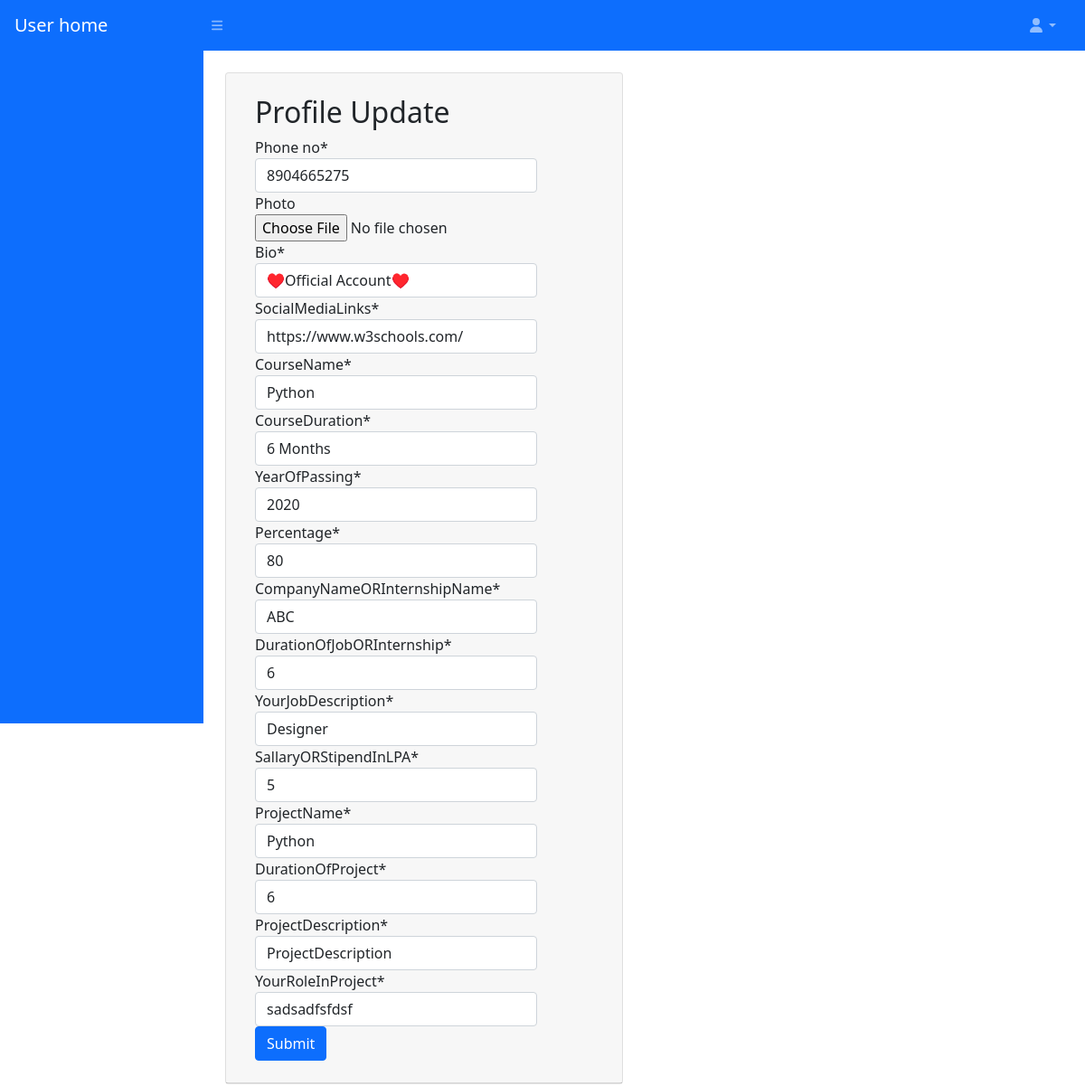
Screenshot of /profileupdate/4 with the database file from the repository.
### CRUDApp/models.py (models this page shows)
class Profile(models.Model):
     user = models.ForeignKey(Login, on_delete=models.CASCADE, related_name='user')
     phone_no = models.CharField(max_length=50)
     photo = models.ImageField(upload_to='media/uploads', blank=True)
     Bio = models.CharField(max_length=200)
     SocialMediaLinks = models.CharField(max_length=100)
     CourseName = models.CharField(max_length=100)
     CourseDuration = models.CharField(max_length=100)
     YearOfPassing = models.CharField(max_length=50)
     Percentage = models.CharField(max_length=10)
     CompanyNameORInternshipName = models.CharField(max_length=200)
     DurationOfJobORInternship = models.CharField(max_length=100)
     YourJobDescription = models.CharField(max_length=500)
     SallaryORStipendInLPA = models.CharField(max_length=50)
     ProjectName = models.CharField(max_length=200)
     DurationOfProject = models.CharField(max_length=100)
     ProjectDescription = models.CharField(max_length=1000)
     YourRoleInProject = models.CharField(max_length=100)

### CRUDApp/views.py (the view)
# urls.py: path('profileupdate/<int:id>',views.profileupdate,name='profileupdate'),
def profileupdate(request,id):
    su = Profile.objects.get(id=id)
    if request.method == 'POST':
        form = ProfileForm(request.POST or None, instance=su)
        if form.is_valid():
            form.save()
            messages.info(request, 'Profile Updated')
            return redirect('userhome')
    else:
        form = ProfileForm(instance=su)
    return render(request, 'profileupdate.html', {'form': form})

### CRUDApp/forms.py
class ProfileForm(forms.ModelForm):
    class Meta:
        model = Profile
        exclude = ('user',)

### templates/profileupdate.html (shortened to what this page needs)
{% extends 'userhome.html' %}
{% block content %}
{% load crispy_forms_tags %}
<div class="section-body">
            <div class="invoice">
              <div class="invoice-print">
                  <div class="col-lg-12">
                    <div class="invoice-title">
                        <h2>Profile Update</h2>
                        <form method = "POST">
                            <div>
                                {{form|crispy}}
                                <button type="submit" class="btn btn-primary">Submit</button>
                            </div>
                        </form>
                    </div>
                  </div>
              </div>
            </div>
</div>
{% endblock %}

### templates/userhome.html (style rules this page uses)
.section-body { display: flex; justify-content: space-between; flex-direction: row; flex-wrap: wrap; }
.invoice { border:0px solid black; }

### rows the page displays
Profile: phone_no "8904665275", Bio "♥️Official Account♥️", SocialMediaLinks "https://www.w3schools.com/", CourseName "Python", CourseDuration "6 Months", YearOfPassing "2020", Percentage "80", CompanyNameORInternshipName "ABC", DurationOfJobORInternship "6", YourJobDescription "Designer", SallaryORStipendInLPA "5", ProjectName "Python", DurationOfProject "6", ProjectDescription "ProjectDescription", YourRoleInProject "sadsadfsfdsf"
